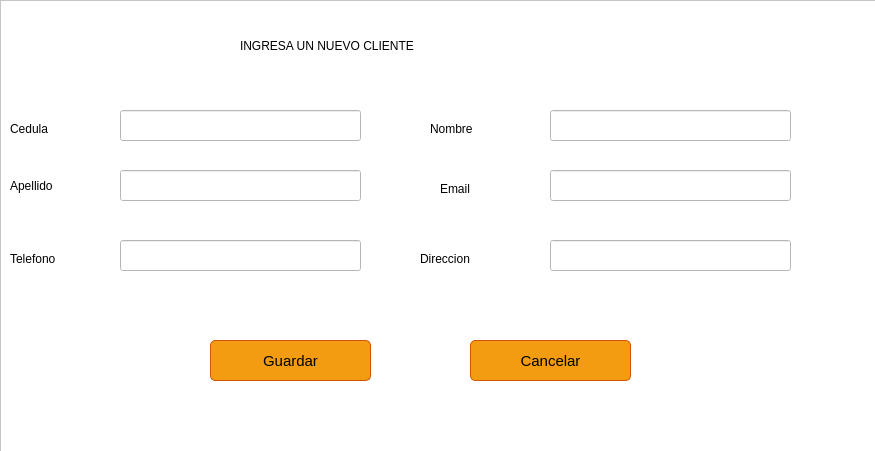
<?xml version="1.0" encoding="UTF-8"?>
<ui version="4.0">
 <class>Form</class>
 <widget class="QWidget" name="Form">
  <property name="geometry">
   <rect>
    <x>0</x>
    <y>0</y>
    <width>875</width>
    <height>451</height>
   </rect>
  </property>
  <property name="windowTitle">
   <string>Agregar Cliente</string>
  </property>
  <widget class="QFrame" name="frame">
   <property name="geometry">
    <rect>
     <x>0</x>
     <y>0</y>
     <width>961</width>
     <height>461</height>
    </rect>
   </property>
   <property name="styleSheet">
    <string notr="true">background-color:white;</string>
   </property>
   <property name="frameShape">
    <enum>QFrame::StyledPanel</enum>
   </property>
   <property name="frameShadow">
    <enum>QFrame::Raised</enum>
   </property>
   <widget class="QLabel" name="label">
    <property name="geometry">
     <rect>
      <x>240</x>
      <y>20</y>
      <width>491</width>
      <height>51</height>
     </rect>
    </property>
    <property name="styleSheet">
     <string notr="true">font: 75 17pt &quot;Arial Black&quot;;
color: black;</string>
    </property>
    <property name="text">
     <string>INGRESA UN NUEVO CLIENTE</string>
    </property>
   </widget>
   <widget class="QLineEdit" name="nombreTextField">
    <property name="geometry">
     <rect>
      <x>550</x>
      <y>110</y>
      <width>241</width>
      <height>31</height>
     </rect>
    </property>
    <property name="styleSheet">
     <string notr="true">QLineEdit {
    background-color: #fef9e7; /* Color de fondo del QLineEdit (amarillo claro) */
    border: 1px solid #f39c12; /* Borde del QLineEdit (naranja) */
    border-radius: 5px; /* Bordes redondeados del QLineEdit */
    padding: 5px; /* Espaciado interno del QLineEdit */
}

QLineEdit:hover {
    background-color: #fff3cd; /* Color de fondo al pasar el ratón (amarillo más claro) */
    border: 1px solid #f1c40f; /* Borde al pasar el ratón (amarillo) */
}

QLineEdit:focus {
    background-color: #fff3cd; /* Color de fondo al tener el foco (amarillo más claro) */
    border: 1px solid #f1c40f; /* Borde al tener el foc
}</string>
    </property>
   </widget>
   <widget class="QLabel" name="label_2">
    <property name="geometry">
     <rect>
      <x>430</x>
      <y>120</y>
      <width>101</width>
      <height>18</height>
     </rect>
    </property>
    <property name="styleSheet">
     <string notr="true">font: 75 14pt &quot;Arial Black&quot;;
color: black;</string>
    </property>
    <property name="text">
     <string>Nombre</string>
    </property>
   </widget>
   <widget class="QPushButton" name="cancelButton">
    <property name="geometry">
     <rect>
      <x>470</x>
      <y>340</y>
      <width>161</width>
      <height>41</height>
     </rect>
    </property>
    <property name="styleSheet">
     <string notr="true">QPushButton {
    background-color: #f39c12; /* Color de fondo del botón (naranja) */
    color: black; /* Color del texto del botón */
    border: 1px solid #d35400; /* Borde del botón */
    border-radius: 5px; /* Bordes redondeados del botón */
    padding: 5px 10px; /* Espaciado interno del botón */
font-size: 15px;
}

QPushButton:hover {
    background-color: #f1c40f; /* Color de fondo al pasar el ratón (amarillo) */
    border: 1px solid #c27c00; /* Borde al pasar el ratón */
}
</string>
    </property>
    <property name="text">
     <string>Cancelar</string>
    </property>
   </widget>
   <widget class="QPushButton" name="saveButton">
    <property name="geometry">
     <rect>
      <x>210</x>
      <y>340</y>
      <width>161</width>
      <height>41</height>
     </rect>
    </property>
    <property name="styleSheet">
     <string notr="true">QPushButton {
    background-color: #f39c12; /* Color de fondo del botón (naranja) */
    color: black; /* Color del texto del botón */
    border: 1px solid #d35400; /* Borde del botón */
    border-radius: 5px; /* Bordes redondeados del botón */
    padding: 5px 10px; /* Espaciado interno del botón */
   font-size: 15px;
}

QPushButton:hover {
    background-color: #f1c40f; /* Color de fondo al pasar el ratón (amarillo) */
    border: 1px solid #c27c00; /* Borde al pasar el ratón */
}
</string>
    </property>
    <property name="text">
     <string>Guardar</string>
    </property>
   </widget>
   <widget class="QLabel" name="label_3">
    <property name="geometry">
     <rect>
      <x>790</x>
      <y>360</y>
      <width>81</width>
      <height>41</height>
     </rect>
    </property>
    <property name="text">
     <string/>
    </property>
    <property name="pixmap">
     <pixmap>:/cct/logopng.png</pixmap>
    </property>
    <property name="scaledContents">
     <bool>true</bool>
    </property>
   </widget>
   <widget class="QLabel" name="label_4">
    <property name="geometry">
     <rect>
      <x>10</x>
      <y>170</y>
      <width>111</width>
      <height>31</height>
     </rect>
    </property>
    <property name="styleSheet">
     <string notr="true">font: 75 14pt &quot;Arial Black&quot;;
color: black;</string>
    </property>
    <property name="text">
     <string>Apellido</string>
    </property>
   </widget>
   <widget class="QLineEdit" name="apellidoTextField">
    <property name="geometry">
     <rect>
      <x>120</x>
      <y>170</y>
      <width>241</width>
      <height>31</height>
     </rect>
    </property>
    <property name="styleSheet">
     <string notr="true">QLineEdit {
    background-color: #fef9e7; /* Color de fondo del QLineEdit (amarillo claro) */
    border: 1px solid #f39c12; /* Borde del QLineEdit (naranja) */
    border-radius: 5px; /* Bordes redondeados del QLineEdit */
    padding: 5px; /* Espaciado interno del QLineEdit */
}

QLineEdit:hover {
    background-color: #fff3cd; /* Color de fondo al pasar el ratón (amarillo más claro) */
    border: 1px solid #f1c40f; /* Borde al pasar el ratón (amarillo) */
}

QLineEdit:focus {
    background-color: #fff3cd; /* Color de fondo al tener el foco (amarillo más claro) */
    border: 1px solid #f1c40f; /* Borde al tener el foc
}</string>
    </property>
   </widget>
   <widget class="QLabel" name="label_5">
    <property name="geometry">
     <rect>
      <x>10</x>
      <y>250</y>
      <width>111</width>
      <height>18</height>
     </rect>
    </property>
    <property name="styleSheet">
     <string notr="true">font: 75 14pt &quot;Arial Black&quot;;
color: black;</string>
    </property>
    <property name="text">
     <string>Telefono</string>
    </property>
   </widget>
   <widget class="QLineEdit" name="correoTextField">
    <property name="geometry">
     <rect>
      <x>550</x>
      <y>170</y>
      <width>241</width>
      <height>31</height>
     </rect>
    </property>
    <property name="styleSheet">
     <string notr="true">QLineEdit {
    background-color: #fef9e7; /* Color de fondo del QLineEdit (amarillo claro) */
    border: 1px solid #f39c12; /* Borde del QLineEdit (naranja) */
    border-radius: 5px; /* Bordes redondeados del QLineEdit */
    padding: 5px; /* Espaciado interno del QLineEdit */
}

QLineEdit:hover {
    background-color: #fff3cd; /* Color de fondo al pasar el ratón (amarillo más claro) */
    border: 1px solid #f1c40f; /* Borde al pasar el ratón (amarillo) */
}

QLineEdit:focus {
    background-color: #fff3cd; /* Color de fondo al tener el foco (amarillo más claro) */
    border: 1px solid #f1c40f; /* Borde al tener el foc
}</string>
    </property>
   </widget>
   <widget class="QLabel" name="label_6">
    <property name="geometry">
     <rect>
      <x>440</x>
      <y>180</y>
      <width>101</width>
      <height>18</height>
     </rect>
    </property>
    <property name="styleSheet">
     <string notr="true">font: 75 14pt &quot;Arial Black&quot;;
color: black;</string>
    </property>
    <property name="text">
     <string>Email</string>
    </property>
   </widget>
   <widget class="QLineEdit" name="telefonoTextField">
    <property name="geometry">
     <rect>
      <x>120</x>
      <y>240</y>
      <width>241</width>
      <height>31</height>
     </rect>
    </property>
    <property name="styleSheet">
     <string notr="true">QLineEdit {
    background-color: #fef9e7; /* Color de fondo del QLineEdit (amarillo claro) */
    border: 1px solid #f39c12; /* Borde del QLineEdit (naranja) */
    border-radius: 5px; /* Bordes redondeados del QLineEdit */
    padding: 5px; /* Espaciado interno del QLineEdit */
}

QLineEdit:hover {
    background-color: #fff3cd; /* Color de fondo al pasar el ratón (amarillo más claro) */
    border: 1px solid #f1c40f; /* Borde al pasar el ratón (amarillo) */
}

QLineEdit:focus {
    background-color: #fff3cd; /* Color de fondo al tener el foco (amarillo más claro) */
    border: 1px solid #f1c40f; /* Borde al tener el foc
}</string>
    </property>
   </widget>
   <widget class="QLabel" name="label_7">
    <property name="geometry">
     <rect>
      <x>420</x>
      <y>250</y>
      <width>121</width>
      <height>18</height>
     </rect>
    </property>
    <property name="styleSheet">
     <string notr="true">font: 75 14pt &quot;Arial Black&quot;;
color: black;</string>
    </property>
    <property name="text">
     <string>Direccion</string>
    </property>
   </widget>
   <widget class="QLineEdit" name="direccionTextField">
    <property name="geometry">
     <rect>
      <x>550</x>
      <y>240</y>
      <width>241</width>
      <height>31</height>
     </rect>
    </property>
    <property name="styleSheet">
     <string notr="true">QLineEdit {
    background-color: #fef9e7; /* Color de fondo del QLineEdit (amarillo claro) */
    border: 1px solid #f39c12; /* Borde del QLineEdit (naranja) */
    border-radius: 5px; /* Bordes redondeados del QLineEdit */
    padding: 5px; /* Espaciado interno del QLineEdit */
}

QLineEdit:hover {
    background-color: #fff3cd; /* Color de fondo al pasar el ratón (amarillo más claro) */
    border: 1px solid #f1c40f; /* Borde al pasar el ratón (amarillo) */
}

QLineEdit:focus {
    background-color: #fff3cd; /* Color de fondo al tener el foco (amarillo más claro) */
    border: 1px solid #f1c40f; /* Borde al tener el foc
}</string>
    </property>
   </widget>
   <widget class="QLabel" name="label_8">
    <property name="geometry">
     <rect>
      <x>10</x>
      <y>120</y>
      <width>111</width>
      <height>18</height>
     </rect>
    </property>
    <property name="styleSheet">
     <string notr="true">font: 75 14pt &quot;Arial Black&quot;;
color: black;</string>
    </property>
    <property name="text">
     <string>Cedula</string>
    </property>
   </widget>
   <widget class="QLineEdit" name="cedulaTextField">
    <property name="geometry">
     <rect>
      <x>120</x>
      <y>110</y>
      <width>241</width>
      <height>31</height>
     </rect>
    </property>
    <property name="styleSheet">
     <string notr="true">QLineEdit {
    background-color: #fef9e7; /* Color de fondo del QLineEdit (amarillo claro) */
    border: 1px solid #f39c12; /* Borde del QLineEdit (naranja) */
    border-radius: 5px; /* Bordes redondeados del QLineEdit */
    padding: 5px; /* Espaciado interno del QLineEdit */
}

QLineEdit:hover {
    background-color: #fff3cd; /* Color de fondo al pasar el ratón (amarillo más claro) */
    border: 1px solid #f1c40f; /* Borde al pasar el ratón (amarillo) */
}

QLineEdit:focus {
    background-color: #fff3cd; /* Color de fondo al tener el foco (amarillo más claro) */
    border: 1px solid #f1c40f; /* Borde al tener el foc
}</string>
    </property>
   </widget>
  </widget>
 </widget>
 <resources>
  <include location="../../../Final-P-B/views/logomc.qrc"/>
 </resources>
 <connections/>
</ui>
